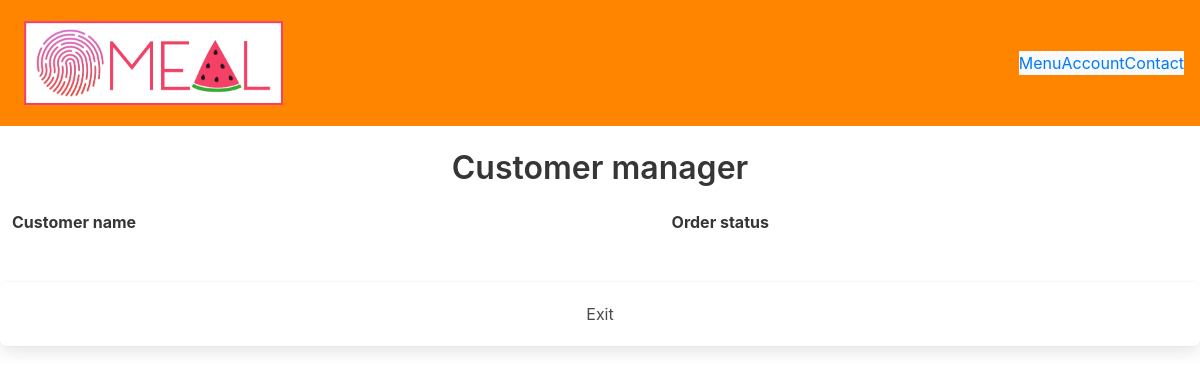
/customer_manager, run on an earlier commit of the app's database.
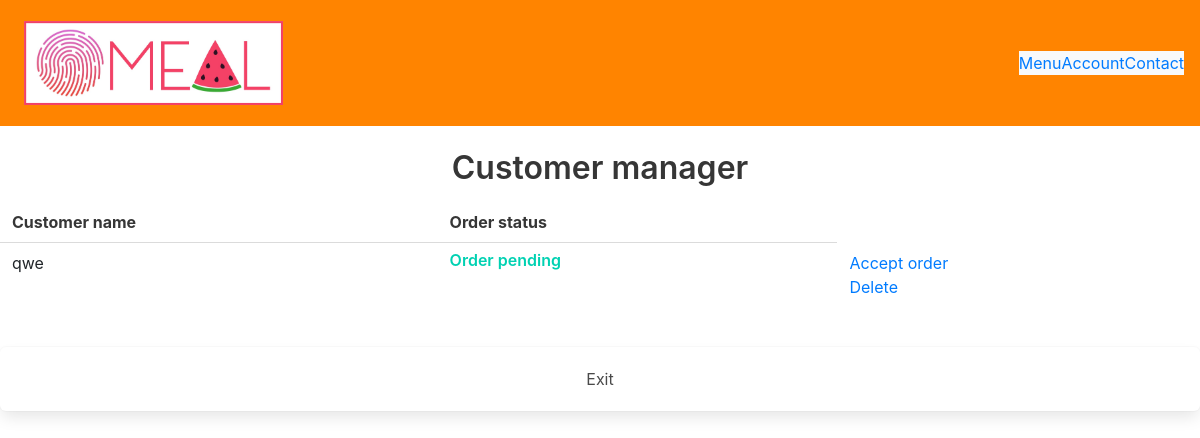
And on a later commit of the database.
### main.py (models this page shows)
class User(UserMixin, db.Model):
    id = db.Column(db.Integer, primary_key=True)
    email = db.Column(db.String(100), nullable=False, unique=True)
    name = db.Column(db.String(100), nullable=False)
    password = db.Column(db.String(100), nullable=False)
    number_of_order = db.Column(db.Integer, default=0)
    total_price = db.Column(db.Integer, default=0)
    prepare_status = db.Column(db.Integer, default=0)

### main.py (the view)
@main.route('/customer_manager')
def customer_manager():
    customers_pending = User.query.filter_by(prepare_status=1).all()
    customers_preparing = User.query.filter_by(prepare_status=2).all()
    customers_delivering = User.query.filter_by(prepare_status=3).all()
    customers_delivered = User.query.filter_by(prepare_status=4).all()
    return render_template('customer_manager.html', pending=customers_pending,
                           preparing=customers_preparing, delivering=customers_delivering, delivered=customers_delivered)

### templates/customer_manager.html (shortened to what this page needs)
{% extends 'base.html' %}
{% block body %}
<div class="content">
    <h1 class = "has-text-centered">Customer manager</h1>
    <table>
        <tr>
            <th>Customer name</th>
            <th>Order status</th>
        </tr>
        {% for customer in pending %}
            <tr>
                <td>{{ customer.name }}</td>
                <td>
                    <h5 class="has-text-primary is-size-6">Order pending</h5>
                </td>
                <td>
                    <a href="/customer_manager_accept_order/{{customer.id}}">Accept order</a>
                    <br>
                    <a href="/customer_manager_delete_order/{{customer.id}}">Delete</a>
                </td>
            </tr>
        {% endfor %}
    </table>
    <br>
    <a href="{{ url_for('manager') }}" class="has-text-centered box">Exit</a>
</div>
{% endblock %}

What changed in the data, as far as the page shows it:
added User: name "qwe"
